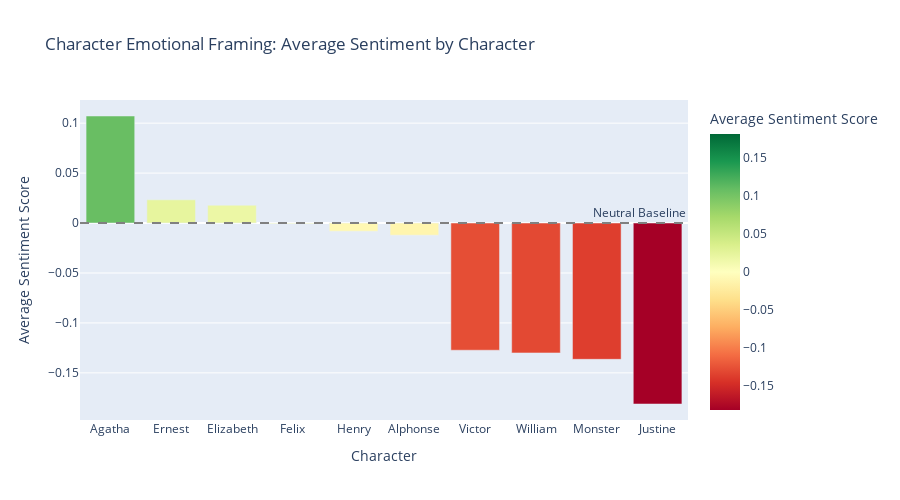
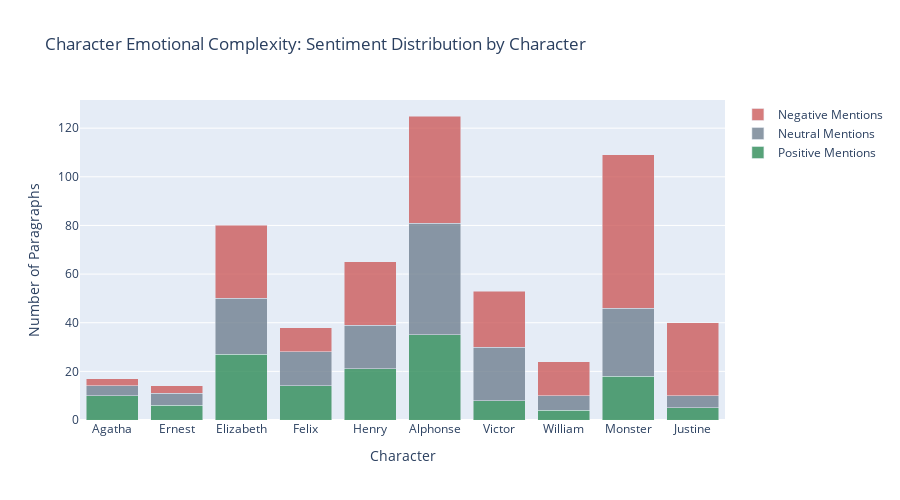
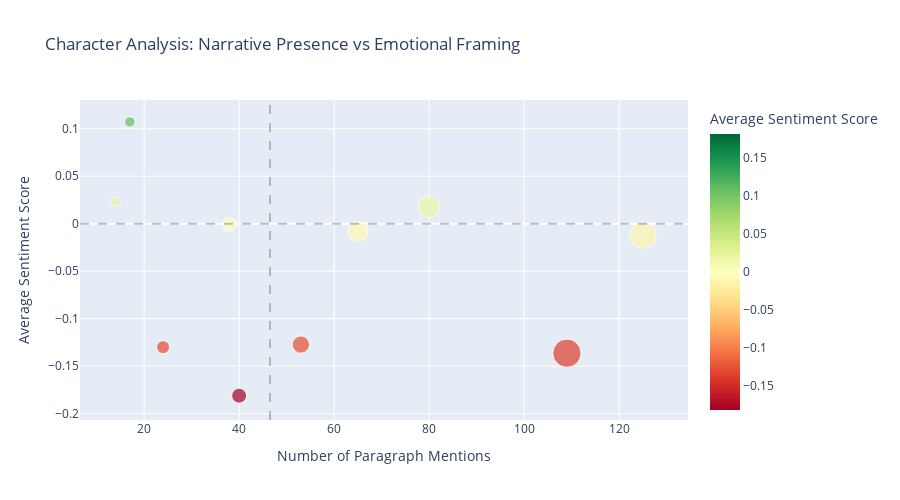

Notebook cell for these charts, in order:
### Markdown cell above
### Emotional Geography Insights

The sentiment analysis of geographic locations reveals sophisticated patterns in Shelley's emotional mapping:

**Positive Locations**: Often associated with domesticity, family, and early happiness
- Geneva (Victor's family home)
- Peaceful natural settings

**Negative Locations**: Frequently connected to isolation, creation, and consequence
- Laboratory spaces
- Remote wilderness areas
- Sites of confrontation

**Neutral Locations**: Transitional spaces and narrative bridges
- Travel routes
- Temporary stops

This emotional geography suggests that Shelley uses location not merely as setting but as an extension of character psychology and thematic development.

## Part III: Character Sentiment Analysis

Moving from geographic to character-centered analysis, we examined how Mary Shelley emotionally frames the principal characters throughout the narrative. This analysis identifies paragraphs mentioning key characters and measures the sentiment associated with each character's textual presence.

### Code cell
# Character Sentiment Analysis Visualizations
try:
    # Sort by sentiment for better visualization
    character_df_sorted = character_sentiment_df.sort_values('Avg_Sentiment', ascending=False)
    
    # 1. Character Sentiment Overview Bar Chart
    fig1 = px.bar(
        character_df_sorted,
        x='Character',
        y='Avg_Sentiment',
        color='Avg_Sentiment',
        color_continuous_scale='RdYlGn',
        color_continuous_midpoint=0,
        title='Character Emotional Framing: Average Sentiment by Character',
        labels={'Avg_Sentiment': 'Average Sentiment Score'},
        hover_data=['Total_Mentions', 'Total_Words']
    )
    
    fig1.add_hline(y=0, line_dash="dash", line_color="gray", 
                   annotation_text="Neutral Baseline", annotation_position="top right")
    
    fig1.update_layout(
        height=500,
        xaxis_title="Character",
        yaxis_title="Average Sentiment Score",
        showlegend=False
    )
    
    # Show with offline configuration for HTML export
    py.iplot(fig1, show_link=False, config={'displayModeBar': True})
    
    # 2. Sentiment Distribution Stack Chart
    fig2 = go.Figure()
    
    fig2.add_trace(go.Bar(
        name='Positive Mentions',
        x=character_df_sorted['Character'],
        y=character_df_sorted['Positive_Mentions'],
        marker_color='#2E8B57',
        opacity=0.8
    ))
    
    fig2.add_trace(go.Bar(
        name='Neutral Mentions',
        x=character_df_sorted['Character'],
        y=character_df_sorted['Neutral_Mentions'],
        marker_color='#708090',
        opacity=0.8
    ))
    
    fig2.add_trace(go.Bar(
        name='Negative Mentions',
        x=character_df_sorted['Character'],
        y=character_df_sorted['Negative_Mentions'],
        marker_color='#CD5C5C',
        opacity=0.8
    ))
    
    fig2.update_layout(
        barmode='stack',
        title='Character Emotional Complexity: Sentiment Distribution by Character',
        xaxis_title='Character',
        yaxis_title='Number of Paragraphs',
        height=500
    )
    
    # Show with offline configuration for HTML export
    py.iplot(fig2, show_link=False, config={'displayModeBar': True})
    
    # 3. Character Frequency vs Sentiment Scatter Plot
    fig3 = px.scatter(
        character_df_sorted,
        x='Total_Mentions',
        y='Avg_Sentiment',
        size='Total_Words',
        color='Avg_Sentiment',
        color_continuous_scale='RdYlGn',
        color_continuous_midpoint=0,
        hover_name='Character',
        title='Character Analysis: Narrative Presence vs Emotional Framing',
        labels={
            'Total_Mentions': 'Number of Paragraph Mentions',
            'Avg_Sentiment': 'Average Sentiment Score',
            'Total_Words': 'Total Words in Context'
        }
    )
    
    # Add reference lines
    fig3.add_hline(y=0, line_dash="dash", line_color="gray", opacity=0.5)
    fig3.add_vline(x=character_df_sorted['Total_Mentions'].median(), 
                   line_dash="dash", line_color="gray", opacity=0.5)
    
    fig3.update_layout(height=500)
    
    # Show with offline configuration for HTML export
    py.iplot(fig3, show_link=False, config={'displayModeBar': True})
    
    # Display key insights
    most_positive = character_df_sorted.iloc[0]
    most_negative = character_df_sorted.iloc[-1]
    most_mentioned = character_df_sorted.loc[character_df_sorted['Total_Mentions'].idxmax()]
    
    print("🎭 Character Analysis - Key Findings:")
    print(f"✨ Most positively portrayed: {most_positive['Character']} (sentiment: {most_positive['Avg_Sentiment']:.3f})")
    print(f"⛈️ Most negatively portrayed: {most_negative['Character']} (sentiment: {most_negative['Avg_Sentiment']:.3f})")
    print(f"📈 Most frequently mentioned: {most_mentioned['Character']} ({most_mentioned['Total_Mentions']} paragraphs)")
    print(f"📊 Characters analyzed: {len(character_df_sorted)}")
    
    print(f"\n🔍 Character Emotional Patterns:")
    for _, row in character_df_sorted.iterrows():
        pos_pct = (row['Positive_Mentions'] / row['Total_Mentions'] * 100)
        neg_pct = (row['Negative_Mentions'] / row['Total_Mentions'] * 100)
        neu_pct = (row['Neutral_Mentions'] / row['Total_Mentions'] * 100)
        
        print(f"   {row['Character']:>10}: {pos_pct:5.1f}% pos, {neu_pct:5.1f}% neu, {neg_pct:5.1f}% neg (avg: {row['Avg_Sentiment']:6.3f})")

except NameError:
    print("⚠️ Character analysis data not available - please run the data loading cell first")

### Figure 1 — Plotly figure (JSON) as saved in the notebook; plotly's stock layout.template omitted (floating-point values rounded to 4 significant figures)
{"data": [{"customdata": [[17, 2271], [14, 1760], [80, 9341], [38, 4208], [65, 8147], [125, 13936], [53, 6040], [24, 3359], [109, 16159], [40, 4479]], "hovertemplate": "Character=%{x}<br>Average Sentiment Score=%{marker.color}<br>Total_Mentions=%{customdata[0]}<br>Total_Words=%{customdata[1]}<extra></extra>", "legendgroup": "", "marker": {"color": [0.1072, 0.02323, 0.01787, -0.0008205, -0.008194, -0.01216, -0.1273, -0.1301, -0.1364, -0.1812], "coloraxis": "coloraxis", "pattern": {"shape": ""}}, "name": "", "orientation": "v", "showlegend": false, "textposition": "auto", "type": "bar", "x": ["Agatha", "Ernest", "Elizabeth", "Felix", "Henry", "Alphonse", "Victor", "William", "Monster", "Justine"], "xaxis": "x", "y": [0.1072, 0.02323, 0.01787, -0.0008205, -0.008194, -0.01216, -0.1273, -0.1301, -0.1364, -0.1812], "yaxis": "y"}], "layout": {"annotations": [{"showarrow": false, "text": "Neutral Baseline", "x": 1, "xanchor": "right", "xref": "x domain", "y": 0, "yanchor": "bottom", "yref": "y"}], "barmode": "relative", "coloraxis": {"cmid": 0, "colorbar": {"title": {"text": "Average Sentiment Score"}}, "colorscale": [[0, "rgb(165,0,38)"], [0.1, "rgb(215,48,39)"], [0.2, "rgb(244,109,67)"], [0.3, "rgb(253,174,97)"], [0.4, "rgb(254,224,139)"], [0.5, "rgb(255,255,191)"], [0.6, "rgb(217,239,139)"], [0.7, "rgb(166,217,106)"], [0.8, "rgb(102,189,99)"], [0.9, "rgb(26,152,80)"], [1, "rgb(0,104,55)"]]}, "height": 500, "legend": {"tracegroupgap": 0}, "shapes": [{"line": {"color": "gray", "dash": "dash"}, "type": "line", "x0": 0, "x1": 1, "xref": "x domain", "y0": 0, "y1": 0, "yref": "y"}], "showlegend": false, "title": {"text": "Character Emotional Framing: Average Sentiment by Character"}, "xaxis": {"anchor": "y", "domain": [0, 1], "title": {"text": "Character"}}, "yaxis": {"anchor": "x", "domain": [0, 1], "title": {"text": "Average Sentiment Score"}}}}

### Figure 2 — Plotly figure (JSON) as saved in the notebook; plotly's stock layout.template omitted (floating-point values rounded to 4 significant figures)
{"data": [{"marker": {"color": "#2E8B57"}, "name": "Positive Mentions", "opacity": 0.8, "type": "bar", "x": ["Agatha", "Ernest", "Elizabeth", "Felix", "Henry", "Alphonse", "Victor", "William", "Monster", "Justine"], "y": [10, 6, 27, 14, 21, 35, 8, 4, 18, 5]}, {"marker": {"color": "#708090"}, "name": "Neutral Mentions", "opacity": 0.8, "type": "bar", "x": ["Agatha", "Ernest", "Elizabeth", "Felix", "Henry", "Alphonse", "Victor", "William", "Monster", "Justine"], "y": [4, 5, 23, 14, 18, 46, 22, 6, 28, 5]}, {"marker": {"color": "#CD5C5C"}, "name": "Negative Mentions", "opacity": 0.8, "type": "bar", "x": ["Agatha", "Ernest", "Elizabeth", "Felix", "Henry", "Alphonse", "Victor", "William", "Monster", "Justine"], "y": [3, 3, 30, 10, 26, 44, 23, 14, 63, 30]}], "layout": {"barmode": "stack", "height": 500, "title": {"text": "Character Emotional Complexity: Sentiment Distribution by Character"}, "xaxis": {"title": {"text": "Character"}}, "yaxis": {"title": {"text": "Number of Paragraphs"}}}}

### Figure 3 — Plotly figure (JSON) as saved in the notebook; plotly's stock layout.template omitted (floating-point values rounded to 4 significant figures)
{"data": [{"hovertemplate": "<b>%{hovertext}</b><br><br>Number of Paragraph Mentions=%{x}<br>Average Sentiment Score=%{marker.color}<br>Total Words in Context=%{marker.size}<extra></extra>", "hovertext": ["Agatha", "Ernest", "Elizabeth", "Felix", "Henry", "Alphonse", "Victor", "William", "Monster", "Justine"], "legendgroup": "", "marker": {"color": [0.1072, 0.02323, 0.01787, -0.0008205, -0.008194, -0.01216, -0.1273, -0.1301, -0.1364, -0.1812], "coloraxis": "coloraxis", "size": [2271, 1760, 9341, 4208, 8147, 13936, 6040, 3359, 16159, 4479], "sizemode": "area", "sizeref": 40.4, "symbol": "circle"}, "mode": "markers", "name": "", "orientation": "v", "showlegend": false, "type": "scatter", "x": [17, 14, 80, 38, 65, 125, 53, 24, 109, 40], "xaxis": "x", "y": [0.1072, 0.02323, 0.01787, -0.0008205, -0.008194, -0.01216, -0.1273, -0.1301, -0.1364, -0.1812], "yaxis": "y"}], "layout": {"coloraxis": {"cmid": 0, "colorbar": {"title": {"text": "Average Sentiment Score"}}, "colorscale": [[0, "rgb(165,0,38)"], [0.1, "rgb(215,48,39)"], [0.2, "rgb(244,109,67)"], [0.3, "rgb(253,174,97)"], [0.4, "rgb(254,224,139)"], [0.5, "rgb(255,255,191)"], [0.6, "rgb(217,239,139)"], [0.7, "rgb(166,217,106)"], [0.8, "rgb(102,189,99)"], [0.9, "rgb(26,152,80)"], [1, "rgb(0,104,55)"]]}, "height": 500, "legend": {"itemsizing": "constant", "tracegroupgap": 0}, "shapes": [{"line": {"color": "gray", "dash": "dash"}, "opacity": 0.5, "type": "line", "x0": 0, "x1": 1, "xref": "x domain", "y0": 0, "y1": 0, "yref": "y"}, {"line": {"color": "gray", "dash": "dash"}, "opacity": 0.5, "type": "line", "x0": 46.5, "x1": 46.5, "xref": "x", "y0": 0, "y1": 1, "yref": "y domain"}], "title": {"text": "Character Analysis: Narrative Presence vs Emotional Framing"}, "xaxis": {"anchor": "y", "domain": [0, 1], "title": {"text": "Number of Paragraph Mentions"}}, "yaxis": {"anchor": "x", "domain": [0, 1], "title": {"text": "Average Sentiment Score"}}}}
